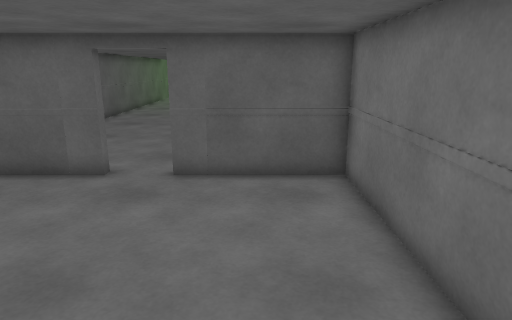
view 1 (above)

13 first-person views from a walk through a scene from a Unity 3-D project. The camera is 1.5 m above the floor, tilts 14° down and sees 70° across. The floor is counted in squares, 0.5 m on a side. Each view is taken from the middle of a square. On the plan, view 1 faces up. The plan holds only what a view shows up to about 20 squares ahead; the rest is blank. The player is left out. Door leaves are left out, so doorways stand open.

view 2
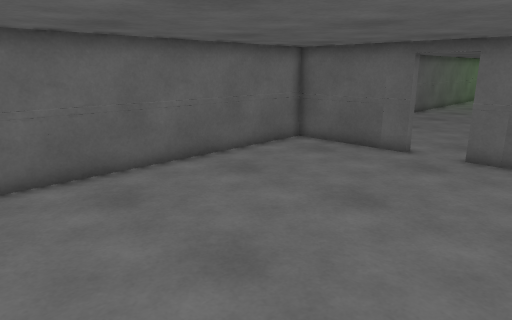

view 3
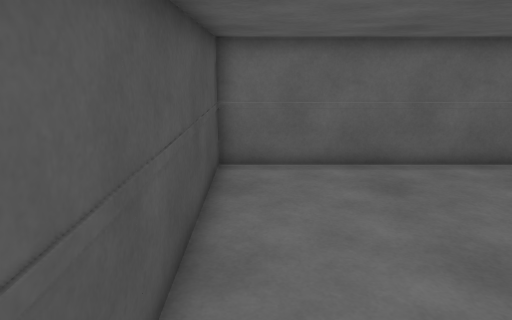

view 4
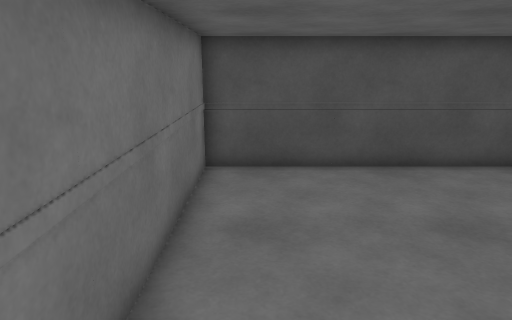

view 5
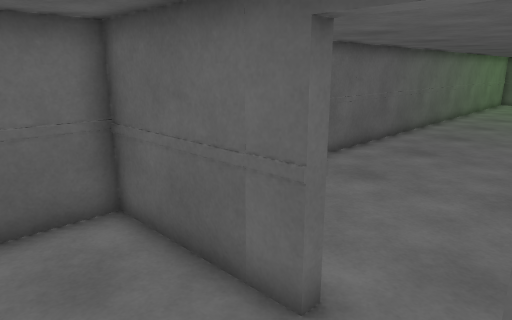

view 6
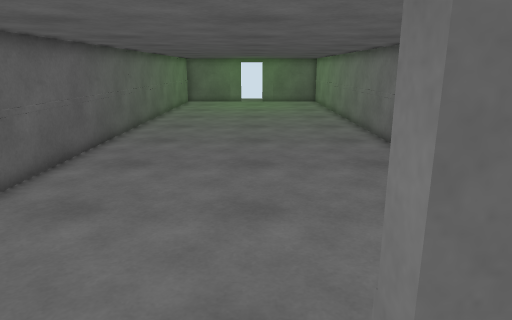

view 7
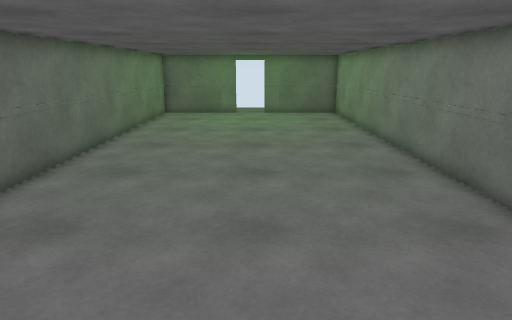

view 8
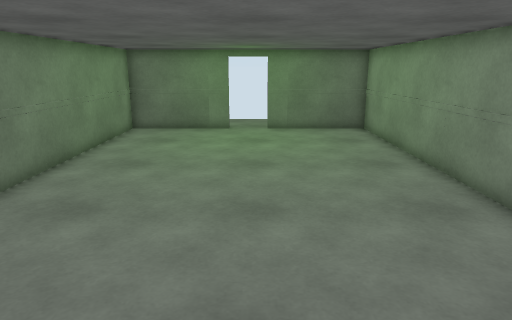

view 9
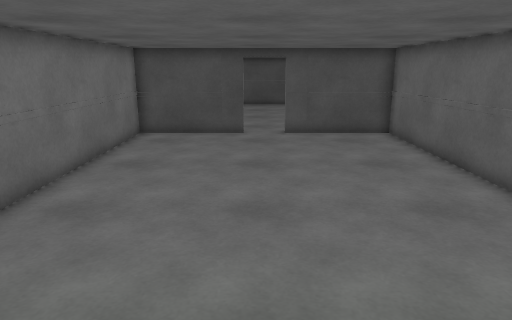

view 10
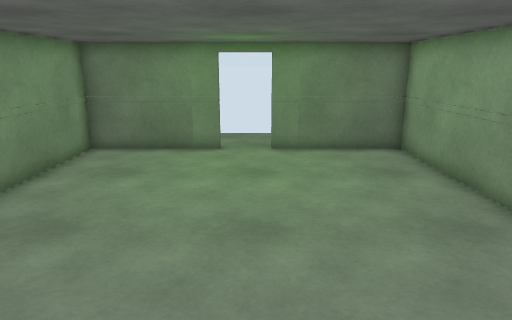

view 11
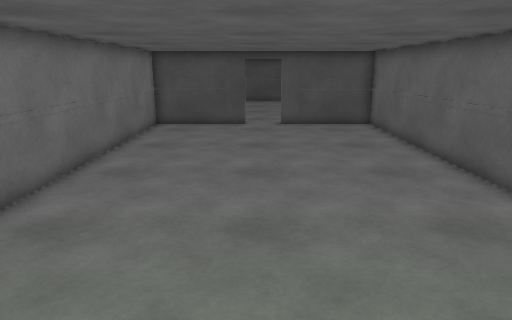

view 12
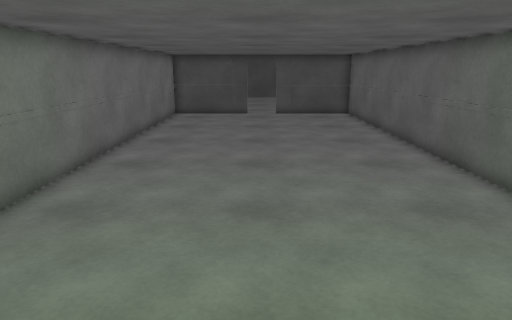

view 13
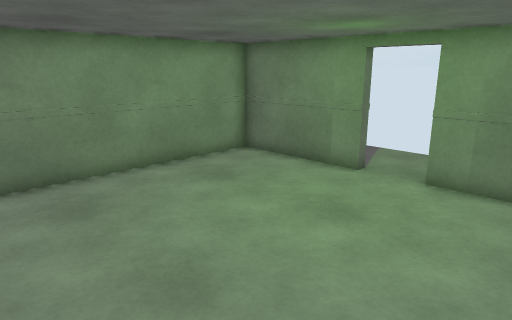

### Floor plan
Points are (right, up) in squares from view 1. A wall is a line through its corners. A room is listed if a view was taken in it or the views show most of it. See-through windows are left out.
Room 1 (views 1, 2, 3, 4, 5, 6)
walls: (-4.4, 10.2) (-9.4, 10.2) (-9.4, -4.2) (2.6, -4.2) (2.6, 10.2) (-2.4, 10.2)
ways out: open door at (-3.5, 10) to room 2
Room 2 (views 7, 8, 9, 10, 11, 12, 13)
walls: (-2.4, 10.2) (-2.4, 10.6) (2.6, 10.6) (2.6, 43.8) (-2.5, 43.8); (-4.4, 43.8) (-9.4, 43.8) (-9.4, 10.6) (-4.4, 10.6) (-4.4, 10.2)
ways out: open door at (-3.5, 10) to room 1; open door at (-3.5, 44)

Positions as (right, up) in squares from view 1, and headings:
1: (0, 0), facing up
2: (1, -3), facing up-left
3: (2, -3), facing left
4: (1, 7), facing down
5: (-2, 7), facing up-left
6: (-3, 9), facing up
7: (-3, 18), facing up
8: (-3, 25), facing up
9: (-3, 28), facing down
10: (-3, 30), facing up
11: (-3, 31), facing down
12: (-3, 36), facing down
13: (1, 34), facing up-left
